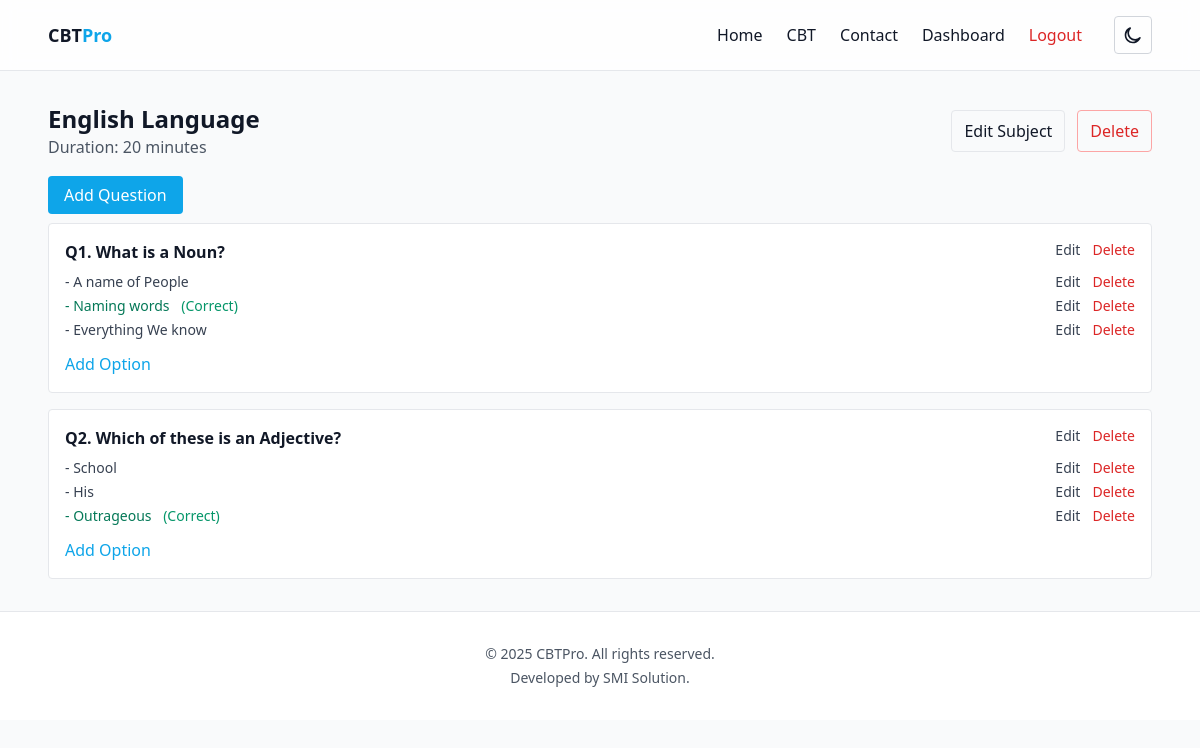
The app's page /teacher/subjects/1 (signed in) with its own data.
### app/models.py (models this page shows)
class Subject(db.Model):
    id = db.Column(db.Integer, primary_key=True)
    name = db.Column(db.String(120), nullable=False)
    description = db.Column(db.Text)
    duration_minutes = db.Column(db.Integer, nullable=False, default=30)
    class_name = db.Column(db.String(64))  # Class this subject applies to
    teacher_id = db.Column(db.Integer, db.ForeignKey("user.id"), nullable=False)
    created_at = db.Column(db.DateTime, default=datetime.utcnow)
    questions = db.relationship("Question", backref="subject", cascade="all,delete-orphan", lazy=True)

class Question(db.Model):
    id = db.Column(db.Integer, primary_key=True)
    subject_id = db.Column(db.Integer, db.ForeignKey("subject.id"), nullable=False)
    text = db.Column(db.Text, nullable=False)
    time_limit_seconds = db.Column(db.Integer, nullable=True)  # Optional per-question time limit
    options = db.relationship("Option", backref="question", cascade="all,delete-orphan", lazy=True)

class Option(db.Model):
    id = db.Column(db.Integer, primary_key=True)
    question_id = db.Column(db.Integer, db.ForeignKey("question.id"), nullable=False)
    text = db.Column(db.Text, nullable=False)
    is_correct = db.Column(db.Boolean, default=False)

### app/teacher.py (the view)
@teacher_bp.route("/subjects/<int:subject_id>")
@login_required
def subject_detail(subject_id):
    subject = Subject.query.get_or_404(subject_id)
    if subject.teacher_id != current_user.id:
        flash("Not authorized", "error")
        return redirect(url_for("teacher.index"))
    delete_form = DeleteForm()
    return render_template("teacher/subject_detail.html", subject=subject, delete_form=delete_form)

### app/models.py (called while the page is built)
@login_manager.user_loader
def load_user(user_id):
    return User.query.get(int(user_id))

    def is_teacher(self) -> bool:
        return self.role == UserRole.TEACHER.value

### app/teacher.py (called while the page is built)
def teacher_required():
    return current_user.is_authenticated and current_user.is_teacher()

@teacher_bp.before_request
def guard_teacher():
    allowed = {"teacher.index"}
    if request.endpoint and request.endpoint.split(":")[-1] in allowed:
        return None
    if not teacher_required():
        flash("Teacher access required", "error")
        return redirect(url_for("main.dashboard"))

### app/templates/teacher/subject_detail.html (shortened to what this page needs)
{% extends 'base.html' %}
{% block content %}
<div class="mb-6 flex items-center justify-between">
	<div>
		<h1 class="text-2xl font-semibold">{{ subject.name }}</h1>
		<p class="text-gray-600">Duration: {{ subject.duration_minutes }} minutes</p>
	</div>
	<div class="flex items-center gap-3">
		<a class="px-3 py-2 rounded border" href="{{ url_for('teacher.edit_subject', subject_id=subject.id) }}">Edit Subject</a>
		<form method="post" action="{{ url_for('teacher.delete_subject', subject_id=subject.id) }}">
			<button class="px-3 py-2 rounded border border-red-300 text-red-600" onclick="return confirm('Delete subject and all questions/options?')">Delete</button>
		</form>
	</div>
</div>
<div class="mb-4">
	<a class="bg-brand text-white px-4 py-2 rounded" href="{{ url_for('teacher.add_question', subject_id=subject.id) }}">Add Question</a>
</div>
<div class="space-y-4">
	{% for q in subject.questions %}
		<div class="bg-white border rounded p-4">
			<div class="flex items-start justify-between gap-3">
				<div class="font-semibold">Q{{ loop.index }}. {{ q.text }}</div>
				<div class="flex items-center gap-3 text-sm">
					<a class="text-gray-700" href="{{ url_for('teacher.edit_question', question_id=q.id) }}">Edit</a>
					<form method="post" action="{{ url_for('teacher.delete_question', question_id=q.id) }}">
						<button class="text-red-600" onclick="return confirm('Delete question?')">Delete</button>
					</form>
				</div>
			</div>
			<div class="mt-2 space-y-1">
				{% for o in q.options %}
					<div class="flex items-center justify-between text-sm {{ 'text-emerald-700' if o.is_correct else 'text-gray-700' }}">
						<div>- {{ o.text }} {% if o.is_correct %}<span class="ml-2 text-emerald-600">(Correct)</span>{% endif %}</div>
						<div class="flex items-center gap-3">
							<a class="text-gray-700" href="{{ url_for('teacher.edit_option', option_id=o.id) }}">Edit</a>
							<form method="post" action="{{ url_for('teacher.delete_option', option_id=o.id) }}">
								<button class="text-red-600" onclick="return confirm('Delete option?')">Delete</button>
							</form>
						</div>
					</div>
				{% endfor %}
			</div>
			<div class="mt-3">
				<a class="text-brand" href="{{ url_for('teacher.add_option', question_id=q.id) }}">Add Option</a>
			</div>
		</div>
	{% else %}
		<div class="text-gray-500">No questions yet.</div>
	{% endfor %}
</div>
{% endblock %}

### records on screen
Subject: name "English Language", duration_minutes "20"
Question: text "What is a Noun?"
Option: text "A name of People"
Option: text "Naming words", is_correct "(Correct)"
Option: text "Everything We know"
Question: text "Which of these is an Adjective?"
Option: text "School"
Option: text "His"
Option: text "Outrageous", is_correct "(Correct)"

### other values on screen
{{ 2025 }} "2025"
